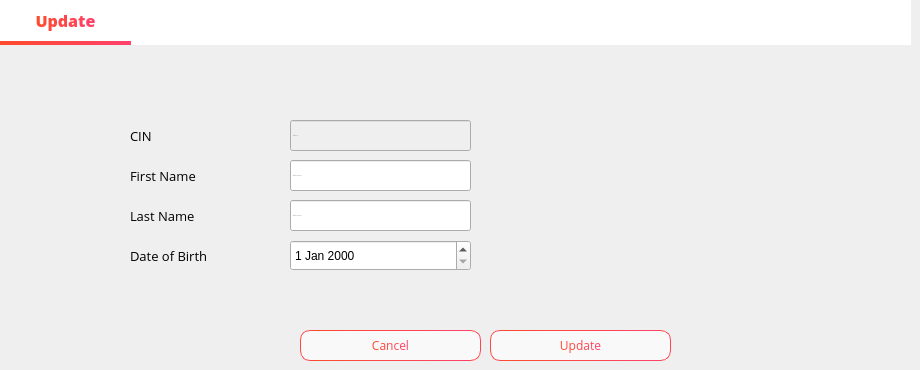
      <widget class="QWidget" name="page_2">
       <property name="styleSheet">
        <string notr="true">
QLabel{
color: rgb(255, 255, 255);
background-color: transparent;
}
</string>
       </property>
       <widget class="QLineEdit" name="Modifier_patient_cin">
        <property name="enabled">
         <bool>false</bool>
        </property>
        <property name="geometry">
         <rect>
          <x>290</x>
          <y>120</y>
          <width>181</width>
          <height>31</height>
         </rect>
        </property>
        <property name="font">
         <font>
          <family>Open Sans</family>
          <pointsize>-1</pointsize>
          <weight>50</weight>
          <bold>false</bold>
         </font>
        </property>
        <property name="styleSheet">
         <string notr="true"/>
        </property>
        <property name="placeholderText">
         <string>Patient CIN</string>
        </property>
       </widget>
       <widget class="QLineEdit" name="Modifier_patient_nom">
        <property name="geometry">
         <rect>
          <x>290</x>
          <y>160</y>
          <width>181</width>
          <height>31</height>
         </rect>
        </property>
        <property name="font">
         <font>
          <family>Open Sans</family>
          <pointsize>-1</pointsize>
          <weight>50</weight>
          <bold>false</bold>
         </font>
        </property>
        <property name="styleSheet">
         <string notr="true"/>
        </property>
        <property name="placeholderText">
         <string>Patient First Name</string>
        </property>
       </widget>
       <widget class="QWidget" name="widget_9" native="true">
        <property name="geometry">
         <rect>
          <x>0</x>
          <y>0</y>
          <width>911</width>
          <height>45</height>
         </rect>
        </property>
        <property name="styleSheet">
         <string notr="true">QWidget{
background-color: rgb(255, 255, 255);
}
QPushButton {
    border: none;
    padding: 5px 10px;
    font-size: 16px;
    font-weight: normal;
    color: black;
}

QPushButton:checked {
    border-bottom: 4px solid qlineargradient(x1:0, y1:0, x2:1, y2:0, stop:0 #FF4B2B, stop:1 #FF416C);
    border-right: none;
    border-top: none;
    color: qlineargradient(x1:0, y1:0, x2:1, y2:0, stop:0 #FF4B2B, stop:1 #FF416C);
    font-weight: 700;
}

QPushButton:hover {
    background-color: qlineargradient(x1:0, y1:0, x2:1, y2:0, stop:0 #f2f2f2, stop:1 #e6e6e6);
}</string>
        </property>
        <widget class="QPushButton" name="pushButton_34">
         <property name="enabled">
          <bool>false</bool>
         </property>
         <property name="geometry">
          <rect>
           <x>0</x>
           <y>0</y>
           <width>131</width>
           <height>45</height>
          </rect>
         </property>
         <property name="font">
          <font>
           <family>Open Sans</family>
           <pointsize>-1</pointsize>
           <weight>50</weight>
           <bold>false</bold>
          </font>
         </property>
         <property name="cursor">
          <cursorShape>ArrowCursor</cursorShape>
         </property>
         <property name="styleSheet">
          <string notr="true"/>
         </property>
         <property name="text">
          <string>Update</string>
         </property>
         <property name="checkable">
          <bool>true</bool>
         </property>
         <property name="checked">
          <bool>true</bool>
         </property>
        </widget>
       </widget>
       <widget class="QLabel" name="label_26">
        <property name="geometry">
         <rect>
          <x>130</x>
          <y>160</y>
          <width>151</width>
          <height>31</height>
         </rect>
        </property>
        <property name="font">
         <font>
          <family>Open Sans</family>
          <pointsize>10</pointsize>
          <weight>50</weight>
          <bold>false</bold>
         </font>
        </property>
        <property name="styleSheet">
         <string notr="true">color: rgb(0, 0, 0);</string>
        </property>
        <property name="text">
         <string>First Name</string>
        </property>
       </widget>
       <widget class="QLabel" name="label_21">
        <property name="geometry">
         <rect>
          <x>130</x>
          <y>120</y>
          <width>151</width>
          <height>31</height>
         </rect>
        </property>
        <property name="font">
         <font>
          <family>Open Sans</family>
          <pointsize>10</pointsize>
          <weight>50</weight>
          <bold>false</bold>
         </font>
        </property>
        <property name="styleSheet">
         <string notr="true">color: rgb(0, 0, 0);</string>
        </property>
        <property name="text">
         <string>CIN</string>
        </property>
       </widget>
       <widget class="QLabel" name="label_28">
        <property name="geometry">
         <rect>
          <x>130</x>
          <y>240</y>
          <width>151</width>
          <height>31</height>
         </rect>
        </property>
        <property name="font">
         <font>
          <family>Open Sans</family>
          <pointsize>10</pointsize>
          <weight>50</weight>
          <bold>false</bold>
         </font>
        </property>
        <property name="styleSheet">
         <string notr="true">color: rgb(0, 0, 0);</string>
        </property>
        <property name="text">
         <string>Date of Birth</string>
        </property>
       </widget>
       <widget class="QPushButton" name="Modifier_btn">
        <property name="geometry">
         <rect>
          <x>490</x>
          <y>330</y>
          <width>181</width>
          <height>31</height>
         </rect>
        </property>
        <property name="font">
         <font>
          <family>Open Sans</family>
          <pointsize>-1</pointsize>
         </font>
        </property>
        <property name="cursor">
         <cursorShape>PointingHandCursor</cursorShape>
        </property>
        <property name="styleSheet">
         <string notr="true">QPushButton {
    border: 1px solid qlineargradient(x1:0, y1:0, x2:1, y2:0, stop:0 #FF4B2B, stop:1 #FF416C);
    border-radius: 10px;
    padding: 5px 15px;
    background: #f9f9f9;
    color: qlineargradient(x1:0, y1:0, x2:1, y2:0, stop:0 #FF4B2B, stop:1 #FF416C);
    font-size: 12px;
}

QPushButton:hover {
    background-color: qlineargradient(x1:0, y1:0, x2:1, y2:0, stop:0 #FF416C, stop:1 #FF4B2B);
	color: white;
}

QPushButton:pressed {
    background-color: qlineargradient(x1:0, y1:0, x2:1, y2:0, stop:0 #FF4B2B, stop:1 #FF416C);
    border: 2px solid #FF416C;
    padding: 4px 14px 6px 16px;
}</string>
        </property>
        <property name="text">
         <string>Update</string>
        </property>
       </widget>
       <widget class="QLabel" name="label_22">
        <property name="geometry">
         <rect>
          <x>130</x>
          <y>200</y>
          <width>151</width>
          <height>31</height>
         </rect>
        </property>
        <property name="font">
         <font>
          <family>Open Sans</family>
          <pointsize>10</pointsize>
          <weight>50</weight>
          <bold>false</bold>
         </font>
        </property>
        <property name="styleSheet">
         <string notr="true">color: rgb(0, 0, 0);</string>
        </property>
        <property name="text">
         <string>Last Name</string>
        </property>
       </widget>
       <widget class="QLineEdit" name="Modifier_patient_prenom">
        <property name="geometry">
         <rect>
          <x>290</x>
          <y>200</y>
          <width>181</width>
          <height>31</height>
         </rect>
        </property>
        <property name="font">
         <font>
          <family>Open Sans</family>
          <pointsize>-1</pointsize>
          <weight>50</weight>
          <bold>false</bold>
         </font>
        </property>
        <property name="styleSheet">
         <string notr="true"/>
        </property>
        <property name="placeholderText">
         <string>Patient Last Name</string>
        </property>
       </widget>
       <widget class="QPushButton" name="Modifier_Cancel">
        <property name="geometry">
         <rect>
          <x>300</x>
          <y>330</y>
          <width>181</width>
          <height>31</height>
         </rect>
        </property>
        <property name="font">
         <font>
          <family>Open Sans</family>
          <pointsize>-1</pointsize>
         </font>
        </property>
        <property name="cursor">
         <cursorShape>PointingHandCursor</cursorShape>
        </property>
        <property name="styleSheet">
         <string notr="true">QPushButton {
    border: 1px solid qlineargradient(x1:0, y1:0, x2:1, y2:0, stop:0 #FF4B2B, stop:1 #FF416C);
    border-radius: 10px;
    padding: 5px 15px;
    background: #f9f9f9;
    color: qlineargradient(x1:0, y1:0, x2:1, y2:0, stop:0 #FF4B2B, stop:1 #FF416C);
    font-size: 12px;
}

QPushButton:hover {
    background-color: qlineargradient(x1:0, y1:0, x2:1, y2:0, stop:0 #FF416C, stop:1 #FF4B2B);
	color: white;
}

QPushButton:pressed {
    background-color: qlineargradient(x1:0, y1:0, x2:1, y2:0, stop:0 #FF4B2B, stop:1 #FF416C);
    border: 2px solid #FF416C;
    padding: 4px 14px 6px 16px;
}</string>
        </property>
        <property name="text">
         <string>Cancel</string>
        </property>
       </widget>
       <widget class="QDateEdit" name="Modifier_patient_date">
        <property name="geometry">
         <rect>
          <x>290</x>
          <y>240</y>
          <width>181</width>
          <height>31</height>
         </rect>
        </property>
        <property name="calendarPopup">
         <bool>false</bool>
        </property>
       </widget>
       <widget class="QLabel" name="label_16">
        <property name="geometry">
         <rect>
          <x>550</x>
          <y>60</y>
          <width>311</width>
          <height>221</height>
         </rect>
        </property>
        <property name="text">
         <string/>
        </property>
        <property name="pixmap">
         <pixmap resource="assets.qrc">:/assets/images/patient.jpg</pixmap>
        </property>
        <property name="scaledContents">
         <bool>true</bool>
        </property>
       </widget>
      </widget>
